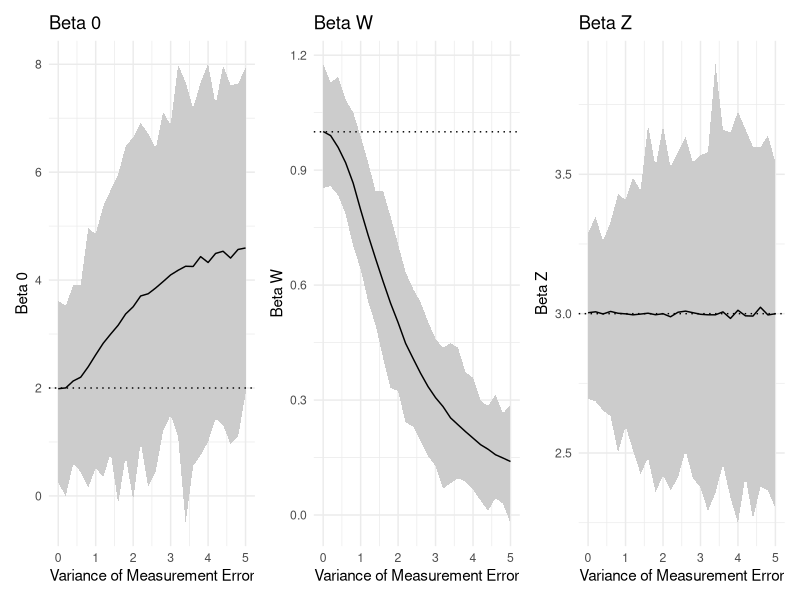
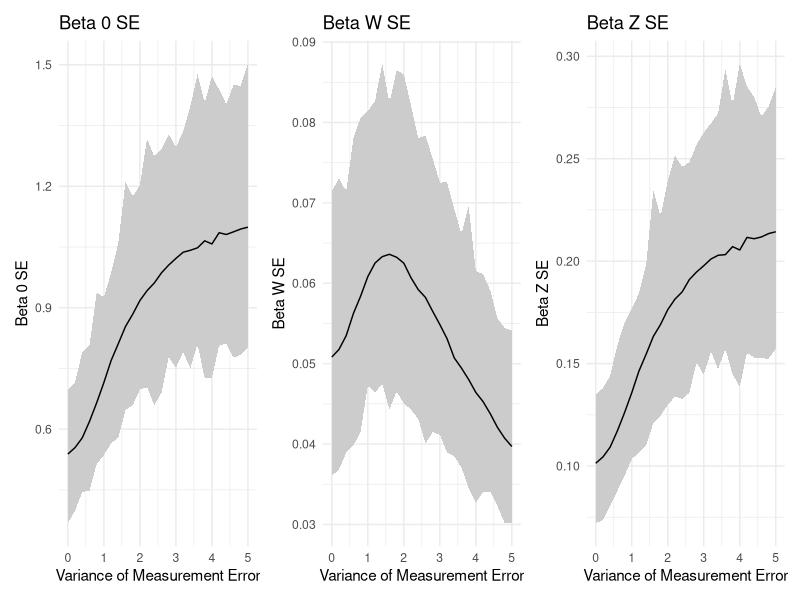
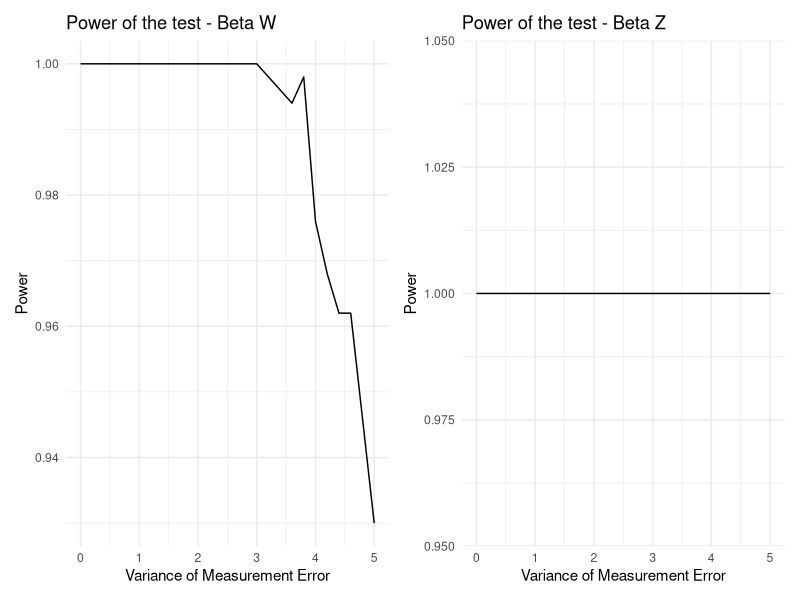
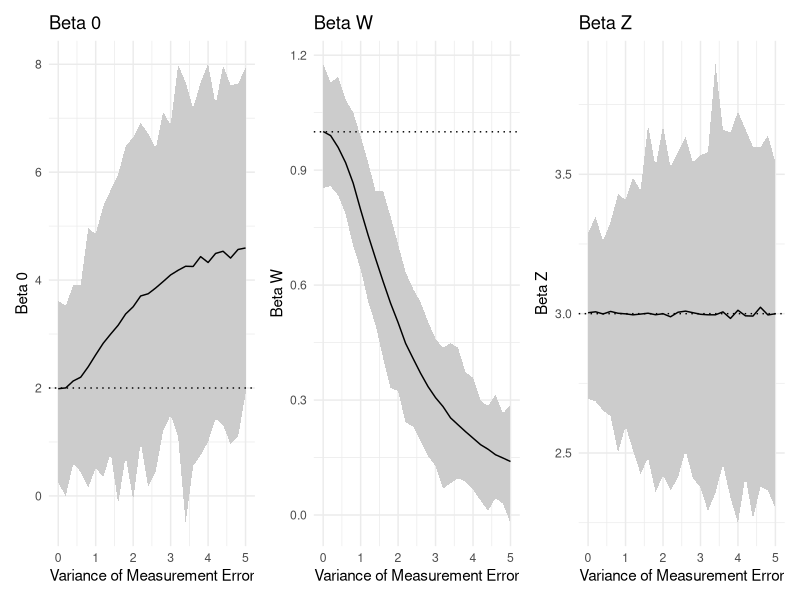
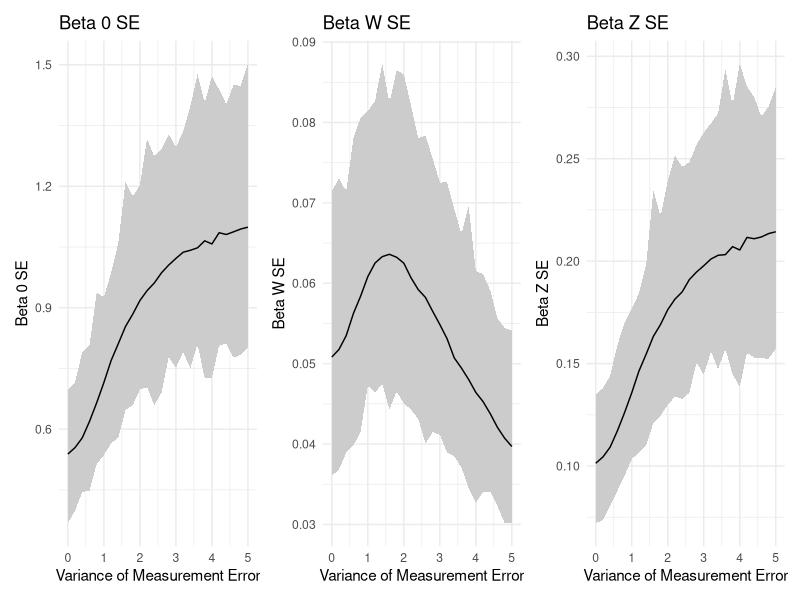

Recreate these plots in R, in order. (Note: a time limit stopped this script after it produced the figures.)
library(ggplot2)
library(dplyr)
library(patchwork)


set.seed(123)


simulazione_normale <- function(n=100, u_sigma=0.75){
  
  varX = 2
  varU = u_sigma
  varZ = 1
  x = as.matrix(rnorm(n, 3, varX), ncol=1) # variabile non osservabile
  z = as.matrix(rnorm(n, 5, varZ), ncol=1) # variabile osservabile senza errore
  
  u = as.matrix(rnorm(n, 0, varU), ncol=1) # errore
  
  b0 = 2
  bx = 1
  bz = 3
  
  y = b0 + bx*x[1:n,1] + bz*z[1:n,1] + rnorm(n,0,1)
  
  w = x+u   # modello classico
  
  dat = data.frame(y=y, w=w, z=z)
  
  modxz = lm(y~x+z, data = dat)
  
  modwz = lm(y~w+z, data = dat)
  
}



u_sigma <- seq(0, 5, by=0.2)
n_sim <- 1:500
simulazione <- expand.grid(n_sim = n_sim, u_sigma = u_sigma)


# Versione parallela
# simulazione_lista <- parallel::mclapply(1:nrow(simulazione), 
#                                         function(x) simulazione_normale(n=100, 
#                                                                         u_sigma=simulazione[x, ]$u_sigma), 
#                                                                         mc.cores = 1)


# Versione non parallela
simulazione_lista <- lapply(1:nrow(simulazione), 
                            function(x) simulazione_normale(n=100, u_sigma=simulazione[x, ]$u_sigma))


simulazione$beta0=sapply(simulazione_lista, function(x) coef(x)[1])
simulazione$betaW=sapply(simulazione_lista, function(x) coef(x)[2])
simulazione$betaZ=sapply(simulazione_lista, function(x) coef(x)[3])
simulazione$beta0_se = sapply(simulazione_lista, function(x) summary(x)$coefficients[,2][1])
simulazione$betaW_se = sapply(simulazione_lista, function(x) summary(x)$coefficients[,2][2])
simulazione$betaZ_se = sapply(simulazione_lista, function(x) summary(x)$coefficients[,2][3])
simulazione$betaW_p = sapply(simulazione_lista, function(x) summary(x)$coefficients[, 4][2])
simulazione$betaZ_p = sapply(simulazione_lista, function(x) summary(x)$coefficients[, 4][3])



simulazione %>% 
  group_by(u_sigma) %>% 
  summarise_at(vars(beta0:betaZ_se), mean)

simulazione %>% 
  group_by(u_sigma) %>% 
  summarise(betaW_p = mean(betaW_p< 0.05))

simulazione %>% 
  group_by(u_sigma) %>% 
  summarise(betaZ_p = mean(betaZ_p< 0.05))



# beta0, betaW e betaZ 
# u_sigma tra 0 e 5 (tutto il range)

beta0 <- simulazione %>% 
  group_by(u_sigma) %>% 
  summarise(beta0_mean = mean(beta0), 
            beta0_min = min(beta0), 
            beta0_max = max(beta0)) %>% 
  ggplot() + 
  geom_ribbon(aes(x= u_sigma, 
                  ymin = beta0_min, 
                  ymax = beta0_max), fill="gray80") +
  geom_line(aes(u_sigma, beta0_mean)) +
  geom_hline(yintercept=2, linetype="dotted") +
  theme_minimal() +
  xlab("Variance of Measurement Error") +
  ylab("Beta 0") +
  ggtitle("Beta 0") 

betaW <- simulazione %>% 
  group_by(u_sigma) %>% 
  summarise(betaW_mean = mean(betaW), 
            betaW_min = min(betaW), 
            betaW_max = max(betaW)) %>% 
  ggplot() + 
  geom_ribbon(aes(x= u_sigma, 
                  ymin = betaW_min, 
                  ymax = betaW_max), fill="gray80") +
  geom_line(aes(u_sigma, betaW_mean)) +
  geom_hline(yintercept=1, linetype="dotted") +
  theme_minimal() +
  xlab("Variance of Measurement Error") +
  ylab("Beta W") +
  ggtitle("Beta W")

betaZ <- simulazione %>% 
  group_by(u_sigma) %>% 
  summarise(betaZ_mean = mean(betaZ), 
            betaZ_min = min(betaZ), 
            betaZ_max = max(betaZ)) %>% 
  ggplot() + 
  geom_ribbon(aes(x= u_sigma, 
                  ymin = betaZ_min, 
                  ymax = betaZ_max), fill="gray80") +
  geom_line(aes(u_sigma, betaZ_mean)) +
  geom_hline(yintercept=3, linetype="dotted") +
  theme_minimal() +
  xlab("Variance of Measurement Error") +
  ylab("Beta Z") +
  ggtitle("Beta Z")


beta0 | betaW | betaZ
setwd("Y:/Desktop/PhD Bicocca/ReadingGroups/Some issues in stat model/")
ggsave("figures/normal_multi_estimate.pdf", beta0 | betaW | betaZ, 
       height = 4, width = 8)



# beta0, betaW e betaZ standard error

beta0_se <- simulazione %>% 
  group_by(u_sigma) %>% 
  summarise(beta0_se_mean = mean(beta0_se), 
            beta0_se_min = min(beta0_se), 
            beta0_se_max = max(beta0_se)) %>% 
  ggplot() + 
  geom_ribbon(aes(x= u_sigma, 
                  ymin = beta0_se_min, 
                  ymax = beta0_se_max), fill="gray80") +
  geom_line(aes(u_sigma, beta0_se_mean)) +
  theme_minimal() +
  xlab("Variance of Measurement Error") +
  ylab("Beta 0 SE") +
  ggtitle("Beta 0 SE") #+
  #xlim(c(0, 1))


betaW_se <- simulazione %>% 
  group_by(u_sigma) %>% 
  summarise(betaW_se_mean = mean(betaW_se), 
            betaW_se_min = min(betaW_se), 
            betaW_se_max = max(betaW_se)) %>% 
  ggplot() + 
  geom_ribbon(aes(x= u_sigma, 
                  ymin = betaW_se_min, 
                  ymax = betaW_se_max), fill="gray80") +
  geom_line(aes(u_sigma, betaW_se_mean)) +
  theme_minimal() +
  xlab("Variance of Measurement Error") +
  ylab("Beta W SE") +
  ggtitle("Beta W SE") #+
 # xlim(c(0, 1))


betaZ_se <- simulazione %>% 
  group_by(u_sigma) %>% 
  summarise(betaZ_se_mean = mean(betaZ_se), 
            betaZ_se_min = min(betaZ_se), 
            betaZ_se_max = max(betaZ_se)) %>% 
  ggplot() + 
  geom_ribbon(aes(x= u_sigma, 
                  ymin = betaZ_se_min, 
                  ymax = betaZ_se_max), fill="gray80") +
  geom_line(aes(u_sigma, betaZ_se_mean)) +
  theme_minimal() +
  xlab("Variance of Measurement Error") +
  ylab("Beta Z SE") +
  ggtitle("Beta Z SE") #+
# xlim(c(0, 1))


beta0_se | betaW_se | betaZ_se
ggsave("figures/normal_multi_se.pdf", beta0_se | betaW_se | betaZ_se, 
       height = 4, width = 8)



# Power

betaW_test <- simulazione %>% 
  group_by(u_sigma) %>% 
  summarise(betaW_p = mean(betaW_p< 0.05)) %>% 
  ggplot() + 
  geom_line(aes(u_sigma, betaW_p)) +
  theme_minimal() +
  xlab("Variance of Measurement Error") +
  ylab("Power") +
  ggtitle("Power of the test - Beta W")

betaZ_test <- simulazione %>% 
  group_by(u_sigma) %>% 
  summarise(betaZ_p = mean(betaZ_p< 0.05)) %>% 
  ggplot() + 
  geom_line(aes(u_sigma, betaZ_p)) +
  theme_minimal() +
  xlab("Variance of Measurement Error") +
  ylab("Power") +
  ggtitle("Power of the test - Beta Z")

betaW_test | betaZ_test
ggsave("figures/normal_multi_power.pdf", betaW_test | betaZ_test, height = 4, width = 8)
